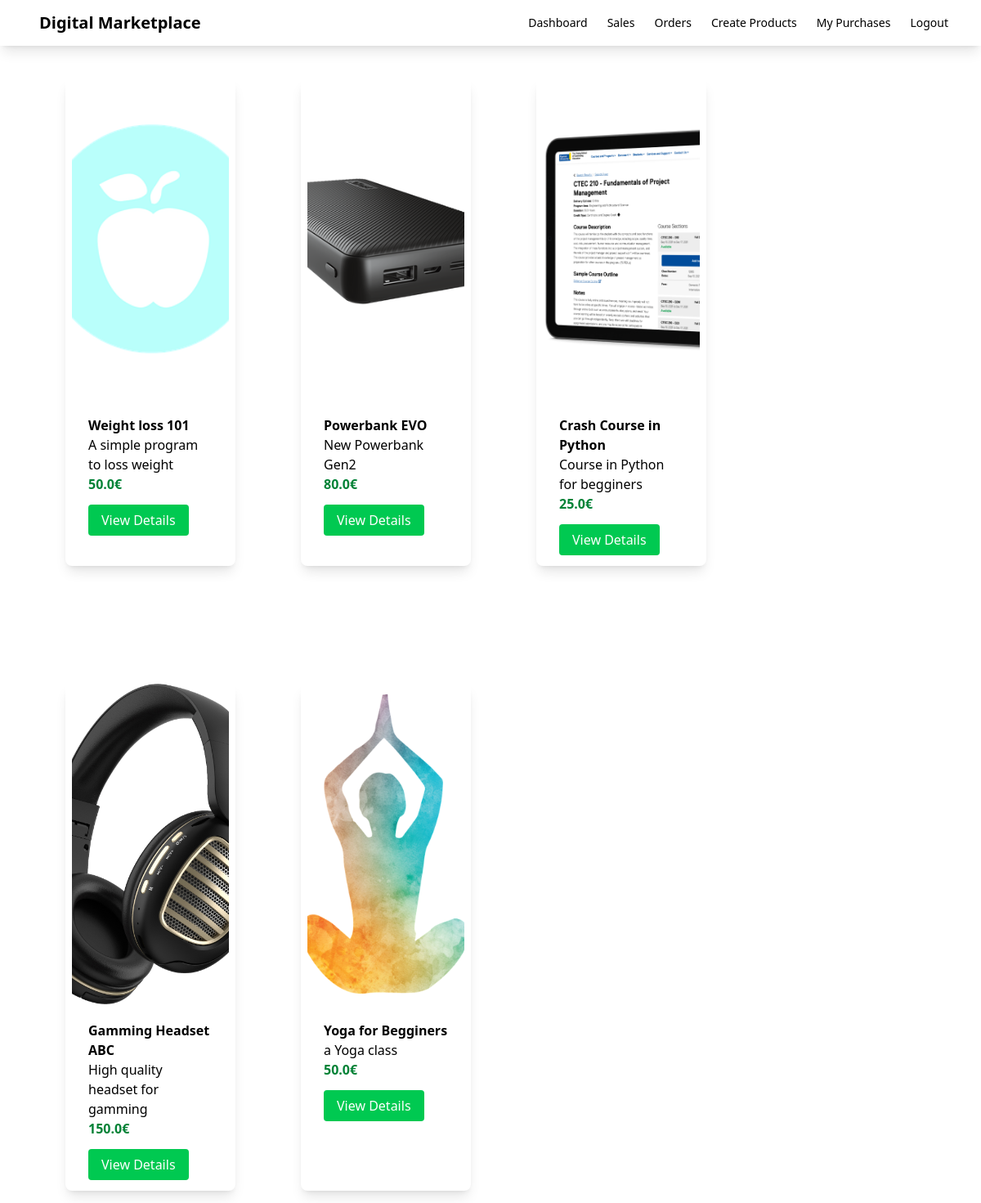
The app's page / (signed in) with its own data.
### myapp/models.py (models this page shows, shortened)
class Product(models.Model):
    seller = models.ForeignKey(User, on_delete=models.CASCADE)
    name = models.CharField(max_length=100)
    description = models.CharField(max_length=100)
    price = models.FloatField()
    file = models.FileField(upload_to='uploads')
    total_sales_amount = models.IntegerField(default=0)
    total_sales = models.IntegerField(default=0)

### myapp/views.py (the view)
# urls.py: path('', views.index, name='index'),
def index(request):
    products = Product.objects.all()
    return render(request, 'myapp/index.html',{'products':products})

### myapp/templates/myapp/index.html
{% extends 'myapp/base.html' %}
{% block body %}
<div class="product-container flex flex-wrap px-20 gap-20">
    {% for product in products %}
        <div class="product shadow-lg w-1/5 rounded-lg px-2 mb-6 mt-10 overflow-hidden flex flex-col">
            <div class="product-image h-98 w-full">
                <img class="w-full h-full object-cover rounded-t-lg" src="{{ product.file }}">
            </div>
            <div class="p-5 flex-1 flex flex-col">
                <div class="font-bold">
                    {{ product.name }}
                </div>
                <div>
                    {{ product.description }}
                </div>
                <div class="text-green-700 font-bold">
                    {{ product.price }}€
                </div>
                <div class="mt-5">
                    <a class="bg-green-500 text-white px-4 py-2 rounded" href="{% url 'detail' product.id %}">View Details</a>
                </div>
            </div>
        </div>
    {% endfor %}
</div>
{% endblock %}

### myapp/templates/myapp/base.html (shortened to what this page needs)
<!DOCTYPE html>
<html lang="en">
<head>
    <script src="https://cdn.jsdelivr.net/npm/@tailwindcss/browser@4"></script>
</head>
<body>
    <nav class="shadow-lg">
        <div class="flex flex-wrap  justify-between ml-5 items-center mx-auto px-4 py-2.5">
            <a href="{% url 'index' %}" class="flex itens-center">
                <span class="self-center text-xl font-semibold">Digital Marketplace</span>
            </a>
            <div class="flex items-center">
                {% if request.user.is_authenticated %}
                <a href="{% url 'dashboard' %}" class="mr-6 text-sm font-medium text-grey-500">Dashboard</a>
                <a href="{% url 'sales' %}" class="mr-6 text-sm font-medium text-grey-500">Sales</a>
                <a href="{% url 'orders' %}" class="mr-6 text-sm font-medium text-grey-500">Orders</a>
                <a href="{% url 'createproduct' %}" class="mr-6 text-sm font-medium text-grey-500">Create Products</a>
                <a href="{% url 'purchases' %}" class="mr-6 text-sm font-medium text-grey-500">My Purchases</a>
                <a class="mr-6 text-sm font-medium text-grey-500" href="{% url 'logout' %}">Logout</a>
                {% elif not request.user.is_authenticated and request.path != '/login/' %}
                    <a class="mr-6 text-sm font-medium text-grey-500" href="{% url 'login' %}">Login</a>
                {% endif %}
            </div>
        </div>
    </nav>
    {% if request.user.is_authenticated %}
    {% block body %}
    {% endblock %}
    {% endif %}
</body>
</html>

### records on screen
Product: file (picture), name "Weight loss 101", description "A simple program to loss weight", price "50.0"
Product: file (picture), name "Powerbank EVO", description "New Powerbank Gen2", price "80.0"
Product: file (picture), name "Crash Course in Python", description "Course in Python for begginers", price "25.0"
Product: file (picture), name "Gamming Headset ABC", description "High quality headset for gamming", price "150.0"
Product: file (picture), name "Yoga for Begginers", description "a Yoga class", price "50.0"
